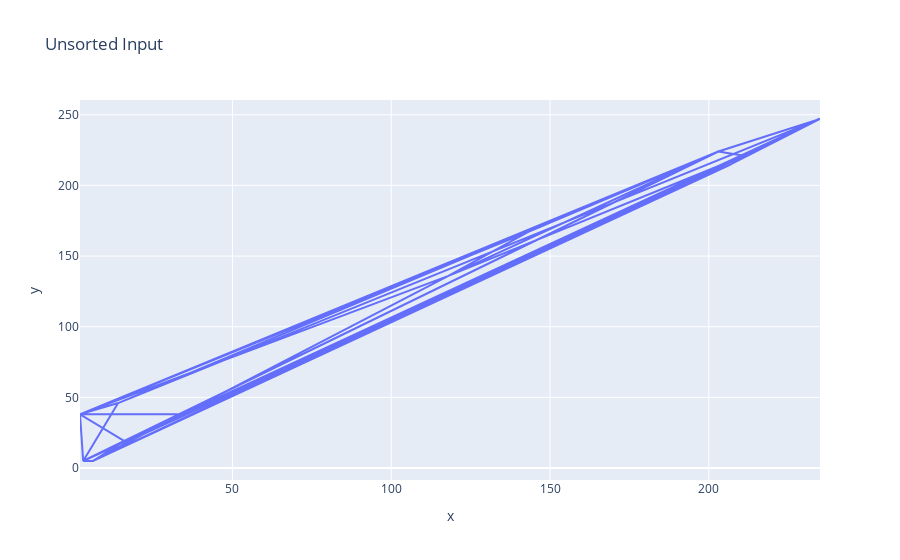

The cell this chart's notebook holds for it:
### Code cell
df = pd.DataFrame(dict(
    x = thirds[:, 0],
    y = thirds[:, 1],
    z = thirds[:, 2]
))
fig = px.line(df, x="x", y="y", title="Unsorted Input") 
fig.show()

### Figure 1 — Plotly figure (JSON) as saved in the notebook; plotly's stock layout.template omitted (floating-point values rounded to 4 significant figures)
{"data": [{"hovertemplate": "x=%{x}<br>y=%{y}<extra></extra>", "legendgroup": "", "line": {"color": "#636efa", "dash": "solid"}, "marker": {"symbol": "circle"}, "mode": "lines", "name": "", "orientation": "v", "showlegend": false, "type": "scatter", "x": [235, 211, 203, 211, 118, 203, 118, 143, 203, 143, 2, 203, 2, 14, 203, 14, 235, 203, 3, 235, 14, 2, 3, 14, 3, 2, 16, 2, 34, 16, 16, 34, 22, 22, 34, 207, 207, 34, 145, 34, 211, 145, 211, 207, 145, 211, 235, 207, 235, 6, 207, 6, 22, 207, 6, 16, 22, 6, 3, 16, 235, 3, 6, 211, 34, 118, 34, 2, 118, 2, 143, 118], "xaxis": "x", "y": [247, 221, 224, 221, 136, 224, 136, 167, 224, 167, 38, 224, 38, 46, 224, 46, 247, 224, 5, 247, 46, 38, 5, 46, 5, 38, 19, 38, 38, 19, 19, 38, 24, 24, 38, 215, 215, 38, 152, 38, 221, 152, 221, 215, 152, 221, 247, 215, 247, 5, 215, 5, 24, 215, 5, 19, 24, 5, 5, 19, 247, 5, 5, 221, 38, 136, 38, 38, 136, 38, 167, 136], "yaxis": "y"}], "layout": {"legend": {"tracegroupgap": 0}, "title": {"text": "Unsorted Input"}, "xaxis": {"anchor": "y", "domain": [0, 1], "title": {"text": "x"}}, "yaxis": {"anchor": "x", "domain": [0, 1], "title": {"text": "y"}}}}
